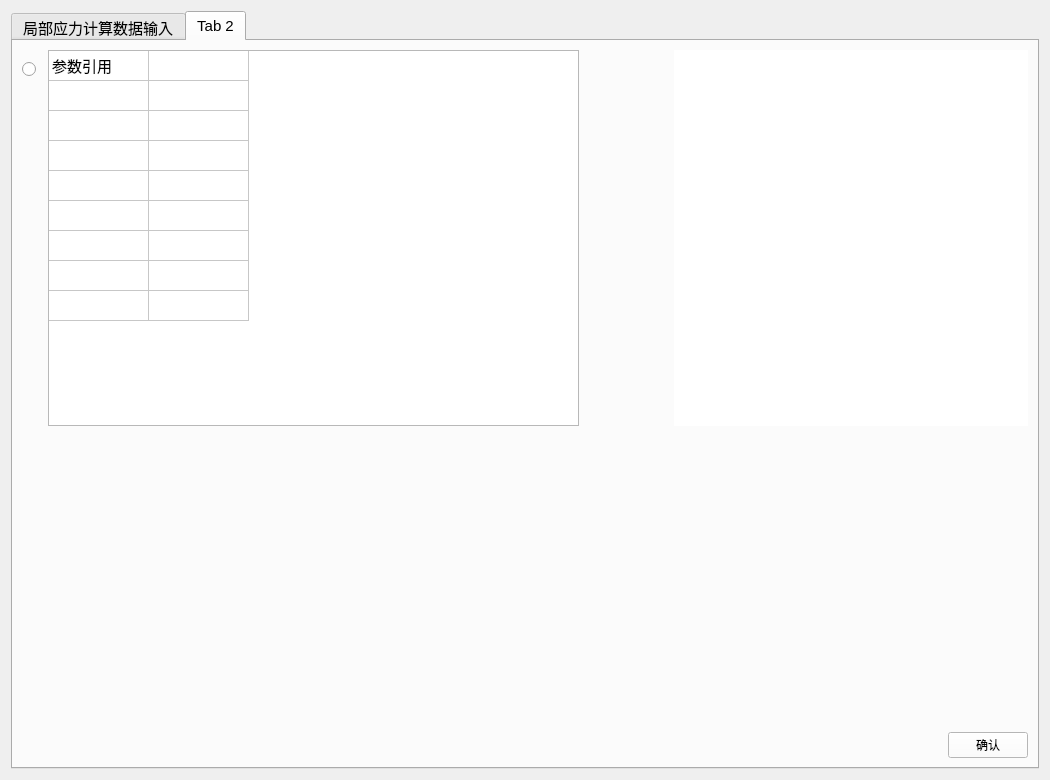
<?xml version="1.0" encoding="UTF-8"?>
<ui version="4.0">
 <class>pipe_OpeningLoad</class>
 <widget class="QWidget" name="pipe_OpeningLoad">
  <property name="geometry">
   <rect>
    <x>0</x>
    <y>0</y>
    <width>1050</width>
    <height>780</height>
   </rect>
  </property>
  <property name="windowTitle">
   <string>局部应力数据输入</string>
  </property>
  <layout class="QVBoxLayout" name="verticalLayout_5">
   <item>
    <widget class="QTabWidget" name="tabWidget">
     <property name="font">
      <font>
       <pointsize>11</pointsize>
      </font>
     </property>
     <property name="currentIndex">
      <number>1</number>
     </property>
     <widget class="QWidget" name="tab">
      <attribute name="title">
       <string>局部应力计算数据输入</string>
      </attribute>
      <layout class="QVBoxLayout" name="verticalLayout_2">
       <item>
        <layout class="QVBoxLayout" name="verticalLayout_6" stretch="1,1">
         <item>
          <layout class="QHBoxLayout" name="horizontalLayout" stretch="2,1,2">
           <item>
            <layout class="QVBoxLayout" name="verticalLayout" stretch="1,1">
             <item>
              <widget class="QTableWidget" name="yinglijisuan">
               <property name="minimumSize">
                <size>
                 <width>550</width>
                 <height>0</height>
                </size>
               </property>
               <property name="font">
                <font>
                 <pointsize>10</pointsize>
                </font>
               </property>
               <property name="rowCount">
                <number>2</number>
               </property>
               <property name="columnCount">
                <number>2</number>
               </property>
               <attribute name="horizontalHeaderVisible">
                <bool>false</bool>
               </attribute>
               <attribute name="horizontalHeaderMinimumSectionSize">
                <number>50</number>
               </attribute>
               <attribute name="horizontalHeaderDefaultSectionSize">
                <number>125</number>
               </attribute>
               <attribute name="verticalHeaderVisible">
                <bool>false</bool>
               </attribute>
               <attribute name="verticalHeaderMinimumSectionSize">
                <number>40</number>
               </attribute>
               <attribute name="verticalHeaderDefaultSectionSize">
                <number>40</number>
               </attribute>
               <row/>
               <row/>
               <column/>
               <column/>
               <item row="0" column="0">
                <property name="text">
                 <string>局部应力符号</string>
                </property>
               </item>
               <item row="1" column="0">
                <property name="text">
                 <string>局部应力计算类型</string>
                </property>
               </item>
              </widget>
             </item>
             <item>
              <spacer name="verticalSpacer">
               <property name="orientation">
                <enum>Qt::Vertical</enum>
               </property>
               <property name="sizeHint" stdset="0">
                <size>
                 <width>20</width>
                 <height>40</height>
                </size>
               </property>
              </spacer>
             </item>
            </layout>
           </item>
           <item>
            <spacer name="horizontalSpacer">
             <property name="orientation">
              <enum>Qt::Horizontal</enum>
             </property>
             <property name="sizeHint" stdset="0">
              <size>
               <width>13</width>
               <height>229</height>
              </size>
             </property>
            </spacer>
           </item>
           <item>
            <widget class="QWidget" name="img_load" native="true">
             <property name="minimumSize">
              <size>
               <width>0</width>
               <height>0</height>
              </size>
             </property>
             <property name="styleSheet">
              <string notr="true">background-color: rgb(255, 255, 255);</string>
             </property>
            </widget>
           </item>
          </layout>
         </item>
         <item>
          <spacer name="verticalSpacer_5">
           <property name="orientation">
            <enum>Qt::Vertical</enum>
           </property>
           <property name="sizeHint" stdset="0">
            <size>
             <width>20</width>
             <height>40</height>
            </size>
           </property>
          </spacer>
         </item>
        </layout>
       </item>
      </layout>
     </widget>
     <widget class="QWidget" name="tab_2">
      <attribute name="title">
       <string>Tab 2</string>
      </attribute>
      <layout class="QVBoxLayout" name="verticalLayout_7">
       <item>
        <layout class="QVBoxLayout" name="verticalLayout_4" stretch="5,4,0">
         <item>
          <layout class="QHBoxLayout" name="horizontalLayout_2" stretch="0,6,1,4">
           <item>
            <layout class="QVBoxLayout" name="verticalLayout_8" stretch="6,10">
             <property name="spacing">
              <number>20</number>
             </property>
             <property name="leftMargin">
              <number>0</number>
             </property>
             <property name="topMargin">
              <number>12</number>
             </property>
             <item>
              <widget class="QRadioButton" name="justlike_btn">
               <property name="minimumSize">
                <size>
                 <width>0</width>
                 <height>0</height>
                </size>
               </property>
               <property name="text">
                <string/>
               </property>
               <property name="iconSize">
                <size>
                 <width>20</width>
                 <height>20</height>
                </size>
               </property>
              </widget>
             </item>
             <item>
              <spacer name="verticalSpacer_2">
               <property name="orientation">
                <enum>Qt::Vertical</enum>
               </property>
               <property name="sizeHint" stdset="0">
                <size>
                 <width>20</width>
                 <height>40</height>
                </size>
               </property>
              </spacer>
             </item>
            </layout>
           </item>
           <item>
            <widget class="QTableWidget" name="zaihecanshu">
             <property name="minimumSize">
              <size>
               <width>0</width>
               <height>0</height>
              </size>
             </property>
             <property name="rowCount">
              <number>9</number>
             </property>
             <property name="columnCount">
              <number>2</number>
             </property>
             <attribute name="horizontalHeaderVisible">
              <bool>false</bool>
             </attribute>
             <attribute name="verticalHeaderVisible">
              <bool>false</bool>
             </attribute>
             <row/>
             <row/>
             <row/>
             <row/>
             <row/>
             <row/>
             <row/>
             <row/>
             <row/>
             <column/>
             <column/>
             <item row="0" column="0">
              <property name="text">
               <string>参数引用</string>
              </property>
             </item>
             <item row="1" column="0">
              <property name="text">
               <string/>
              </property>
             </item>
            </widget>
           </item>
           <item>
            <spacer name="horizontalSpacer_2">
             <property name="orientation">
              <enum>Qt::Horizontal</enum>
             </property>
             <property name="sizeHint" stdset="0">
              <size>
               <width>40</width>
               <height>20</height>
              </size>
             </property>
            </spacer>
           </item>
           <item>
            <layout class="QVBoxLayout" name="verticalLayout_3">
             <property name="spacing">
              <number>6</number>
             </property>
             <property name="leftMargin">
              <number>0</number>
             </property>
             <property name="topMargin">
              <number>0</number>
             </property>
             <property name="bottomMargin">
              <number>0</number>
             </property>
             <item>
              <widget class="QWidget" name="img_loadParameter" native="true">
               <property name="minimumSize">
                <size>
                 <width>350</width>
                 <height>350</height>
                </size>
               </property>
               <property name="maximumSize">
                <size>
                 <width>16777215</width>
                 <height>16777215</height>
                </size>
               </property>
               <property name="styleSheet">
                <string notr="true">background-color: rgb(255, 255, 255);</string>
               </property>
              </widget>
             </item>
            </layout>
           </item>
          </layout>
         </item>
         <item>
          <spacer name="verticalSpacer_4">
           <property name="orientation">
            <enum>Qt::Vertical</enum>
           </property>
           <property name="sizeHint" stdset="0">
            <size>
             <width>20</width>
             <height>40</height>
            </size>
           </property>
          </spacer>
         </item>
         <item>
          <layout class="QHBoxLayout" name="horizontalLayout_3" stretch="0,0">
           <item>
            <spacer name="horizontalSpacer_3">
             <property name="orientation">
              <enum>Qt::Horizontal</enum>
             </property>
             <property name="sizeHint" stdset="0">
              <size>
               <width>478</width>
               <height>20</height>
              </size>
             </property>
            </spacer>
           </item>
           <item>
            <widget class="QPushButton" name="save_btn">
             <property name="styleSheet">
              <string notr="true">background-color: rgb(255, 255, 255);</string>
             </property>
             <property name="text">
              <string>确认</string>
             </property>
            </widget>
           </item>
          </layout>
         </item>
        </layout>
       </item>
      </layout>
     </widget>
    </widget>
   </item>
  </layout>
 </widget>
 <resources/>
 <connections/>
</ui>
